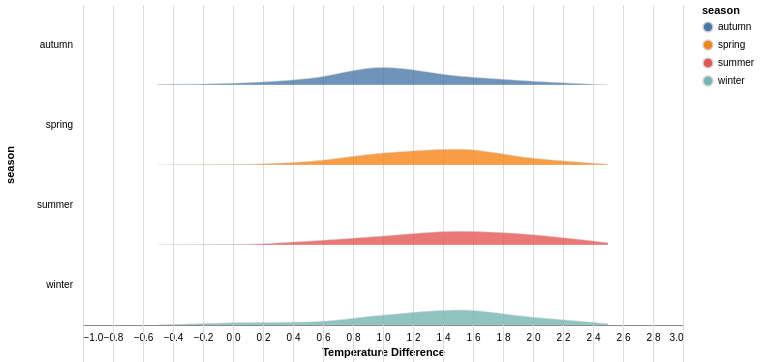

The cell this chart's notebook holds for it:
### Code cell
source = (
        (dff.reset_index().drop(
            columns=['ERA5','WeaUnder']
            ).melt(id_vars=['datetime','season'],
                value_vars=['diff']   
                )[["datetime", "season", "value"]])
        .reset_index()
       .set_index("datetime")
       .groupby("season")
       .resample("1D")["value"]
       .mean()
       .reset_index()
)
step = 80
overlap = 0.5

chart = (
    alt.Chart(source, height=step, width=600)
    .transform_bin(
        ["bin_max", "bin_min"], "value"
    )
    .transform_aggregate(
        value="count()",
        groupby=["season", "bin_min", "bin_max"]
    )
    .transform_impute(
        impute="value",
        groupby=["season"],
        key="bin_min",
        value=0
    )
    .mark_area(
        interpolate="monotone",
        fillOpacity=0.8,
        stroke="lightgray",
        strokeWidth=0.5,
        clip=True
    )
    .encode(
        alt.X("bin_min:Q", title="Temperature Difference"),
        alt.Y(
            "value:Q",
            axis=None,
            scale=alt.Scale(range=[step, -step * overlap])
        ),
        alt.Color("season:N")
    )
    .facet(
        row=alt.Row(
            "season:N",
            header=alt.Header(labelAngle=0, labelAlign="left")
        )
    )
    .configure_facet(spacing=0)
    .configure_view(stroke=None)
)

chart

### Figure 1 — Vega-Lite specification as saved in the notebook (floating-point values rounded to 4 significant figures; data arrays with more than 128 entries replaced by an {"elided": "..."} marker saying what was removed)
{"config": {"view": {"continuousWidth": 300, "continuousHeight": 300, "stroke": null}, "facet": {"spacing": 0}}, "data": {"name": "data-b026990b0018c1c9b008b7ac6b529e6d"}, "facet": {"row": {"field": "season", "header": {"labelAlign": "left", "labelAngle": 0}, "type": "nominal"}}, "spec": {"mark": {"type": "area", "clip": true, "fillOpacity": 0.8, "interpolate": "monotone", "stroke": "lightgray", "strokeWidth": 0.5}, "encoding": {"color": {"field": "season", "type": "nominal"}, "x": {"field": "bin_min", "title": "Temperature Difference", "type": "quantitative"}, "y": {"axis": null, "field": "value", "scale": {"range": [80, -40.0]}, "type": "quantitative"}}, "height": 80, "transform": [{"bin": true, "field": "value", "as": ["bin_max", "bin_min"]}, {"aggregate": [{"op": "count", "as": "value"}], "groupby": ["season", "bin_min", "bin_max"]}, {"impute": "value", "key": "bin_min", "groupby": ["season"], "value": 0}], "width": 600}, "$schema": "https://vega.github.io/schema/vega-lite/v6.1.0.json", "datasets": {"data-b026990b0018c1c9b008b7ac6b529e6d": {"elided": "641 records"}}}
